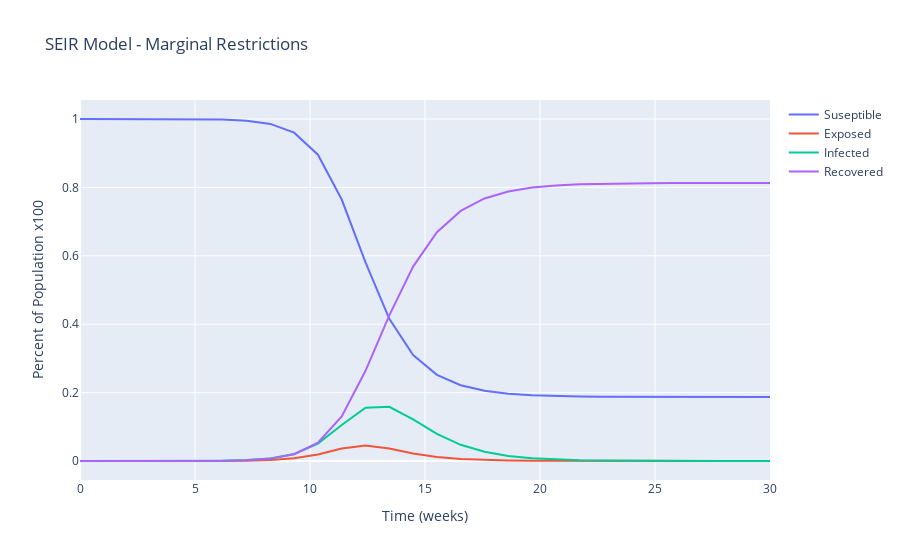

The notebook cell saved with this chart:
### Code cell
fig.add_trace(go.Scatter(x=t, y=SEIR[:,0], name='Suseptible'))
fig.add_trace(go.Scatter(x=t, y=SEIR[:,1], name='Exposed'))
fig.add_trace(go.Scatter(x=t, y=SEIR[:,2], name='Infected'))
fig.add_trace(go.Scatter(x=t, y=SEIR[:,3], name='Recovered')) 
fig.layout.update(dict(title='SEIR Model - Marginal Restrictions',
                       xaxis=dict(title='Time (weeks)'),
                       yaxis=dict(title='Percent of Population x100')))
fig.show()
